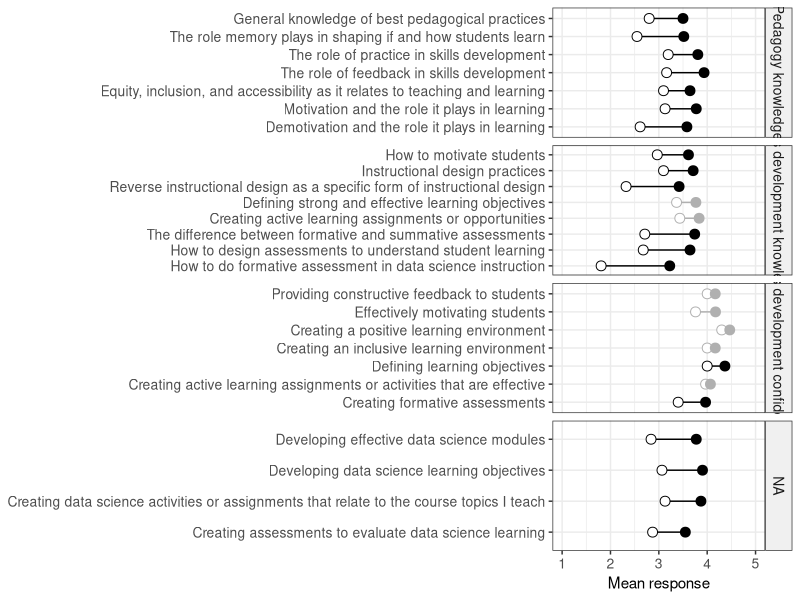

R code for this plot:
# Visualization of pre/post analysis results
# Jeff Oliver
# jcoliver@arizona.edu
# 2025-04-10

# Plots are based on the output of 02-pre-post-analyses.R script
# output/pre-post-results.csv

library(dplyr)
library(ggplot2)

# Will have three separate plots, for three types of questions
#   1. Knowledge of pedagogical best practices, especially in regards to skills 
#      development
#   2. Knowledge of how to apply best practices for skills development
#   3. Confidence in using best practices for skills development

results <- read.csv(file = "output/pre-post-results.csv")
question_info <- read.csv(file = "data/question-info.csv")

# Add the question info to the results df
results <- results %>%
  left_join(question_info)

# Add indicator of whether adjusted p is significant or not
results <- results %>%
  mutate(sig = adj_p < 0.05)

# Need to level things so they appear in the order we want on the plot
# Leveling categories so knowledge panels (2) show up a top and middle and 
# confidence panel shows up at the bottom
results <- results %>%
  mutate(question_category = factor(x = question_category,
                                    levels = c("Pedagogy knowledge",
                                               "Skills development knowledge",
                                               "Skills development confidence")))

# Leveling questions so low-numbered questions (e.g. Q09) are at top, instead 
# of bottom
results <- results %>%
  mutate(question_id = factor(x = question_id,
                              levels = rev(unique(question_id))))

# Will want to indicate which questions had significant differences between pre
# and post score. For now, using shade (gray is N.S., black is significant)
# Experimented with linetype (dashed N.S.), but sometimes had no line because 
# of small difference between pre- and post-workshop scores
pre_post_plot <- ggplot(data = results, mapping = aes(y = question_id)) +
  geom_errorbar(mapping = aes(xmin = mean_pre, 
                              xmax = mean_post,
                              color = sig), width = 0) +
  # scale_linetype_manual(values = c(2, 1)) + # dashed for N.S. (sig == FALSE)
  geom_point(mapping = aes(x = mean_pre,
                           color = sig), 
             shape = 21, size = 3, fill = "#FFFFFF") +
  geom_point(mapping = aes(x = mean_post,
                           color = sig), 
             shape = 19, size = 3) +
  scale_color_manual(values = c("#B0B0B0", "#000000")) +
  scale_y_discrete(breaks = results$question_id,
                     labels = results$question_text) +
  scale_x_continuous(limits = c(1, 5)) +
  facet_grid(question_category ~ ., 
             scales = "free_y") +
  labs(x = "Mean response",
       y = NULL) +
  theme_bw() +
  theme(axis.text = element_text(size = 10),
        legend.position = "none",
        strip.background = element_rect(fill = "#F0F0F0"),
        strip.text = element_text(size = 10))

